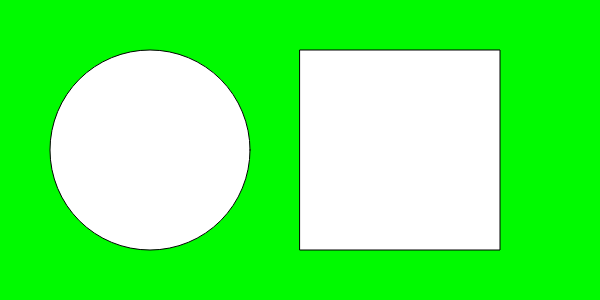
Frame 1 (no input)
Frame 60 (no input): identical to frame 1, image omitted
Frame 120 (the mouse pressed at the canvas centre since frame 60): identical to frame 1, image omitted

The p5.js sketch that drew this single still picture (run headless with seeded random() and noise() and a simulated clock; from frame 60 on, the mouse is pressed at the canvas centre):

// p5.js sketch
// ── sketch.js
function setup() {
  createCanvas(600, 300);
}

function draw() {
  background(0,250,0);
  circle(150,150,200,200)
  square(300,50,200)
}
